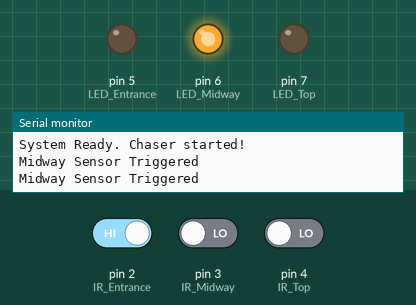
This sketch was run on a simulated Arduino Uno, built with avr-gcc and run on an emulated ATmega328P. Parts: output pins drawn as LEDs (lit = HIGH), the last lines printed to the serial monitor. Dashed ring = blinking. Inputs (shaded band) come from the test bench; at power-on: pin 2 (IR_Entrance) HIGH, pin 3 (IR_Midway) LOW, pin 4 (IR_Top) LOW. The audio player accepts every command and is not drawn.

Above: at 1.7 s.
1.8 s: pin 2 (IR_Entrance) driven LOW
At 3.0 s:
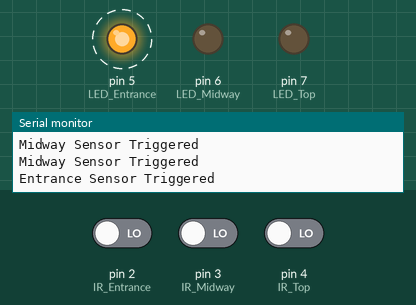
5.9 s: pin 2 (IR_Entrance) driven HIGH
At 7.5 s:
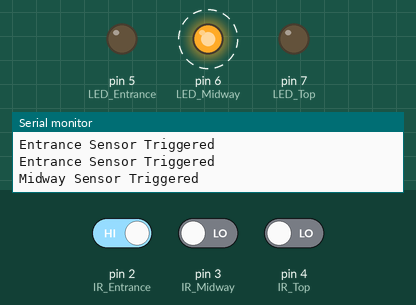
10.0 s: pin 3 (IR_Midway) driven HIGH
At 11.6 s:
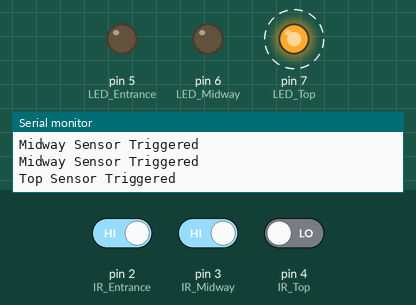
14.1 s: pin 4 (IR_Top) driven HIGH
At 15.03 s:
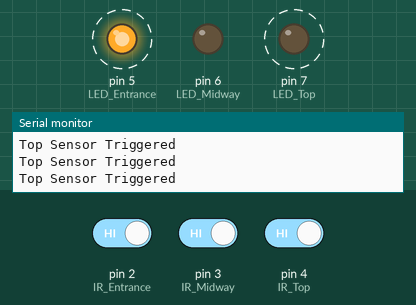
17.6 s: pin 4 (IR_Top) driven LOW
At 18.1 s:
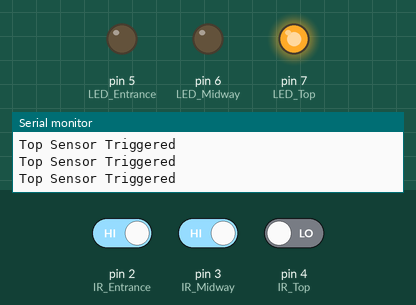
Timing chart, 0 to 22.7 s (numbered marks = the images above; inputs shaded):
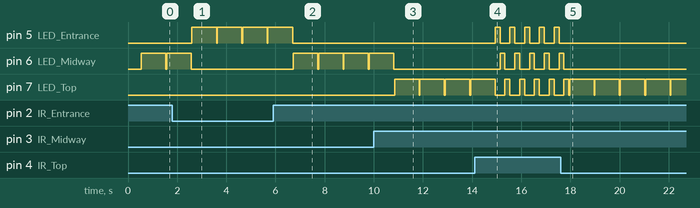

The sketch:

interactive_staircase_with_led.ino
```cpp
#include <SoftwareSerial.h>
#include <DFRobotDFPlayerMini.h>

// IR Sensor Pins
const int IR_Entrance = 2;
const int IR_Midway = 3;
const int IR_Top = 4;

// LED Pins
const int LED_Entrance = 5;
const int LED_Midway = 6;
const int LED_Top = 7;

// DFPlayer Setup
SoftwareSerial mySoftwareSerial(10, 11); // RX, TX
DFRobotDFPlayerMini myDFPlayer;

void setup() {
  Serial.begin(9600);
  mySoftwareSerial.begin(9600);

  pinMode(IR_Entrance, INPUT);
  pinMode(IR_Midway, INPUT);
  pinMode(IR_Top, INPUT);

  pinMode(LED_Entrance, OUTPUT);
  pinMode(LED_Midway, OUTPUT);
  pinMode(LED_Top, OUTPUT);

  // Initialize LEDs to OFF
  digitalWrite(LED_Entrance, LOW);
  digitalWrite(LED_Midway, LOW);
  digitalWrite(LED_Top, LOW);

  if (!myDFPlayer.begin(mySoftwareSerial)) {
    Serial.println("Unable to begin DFPlayer Mini:");
    while (true);
  }

  myDFPlayer.volume(30);  // Set max volume

  Serial.println("System Ready. Chaser started!");
}

void loop() {
  // Check if any sensor triggered
  if (digitalRead(IR_Entrance) == LOW) {
    Serial.println("Entrance Sensor Triggered");
    handleSensor(LED_Entrance, 1); // LED 5, play 0001.mp3
  }
  else if (digitalRead(IR_Midway) == LOW) {
    Serial.println("Midway Sensor Triggered");
    handleSensor(LED_Midway, 2); // LED 6, play 0002.mp3
  }
  else if (digitalRead(IR_Top) == LOW) {
    Serial.println("Top Sensor Triggered");
    handleSensor(LED_Top, 3); // LED 7, play 0003.mp3
  }
  else {
    // No sensor triggered ➔ run LED chaser
    runChaser();
  }
}

void handleSensor(int ledPin, int audioNumber) {
  // Turn off all LEDs first
  digitalWrite(LED_Entrance, LOW);
  digitalWrite(LED_Midway, LOW);
  digitalWrite(LED_Top, LOW);

  myDFPlayer.play(audioNumber); // Play selected audio
  digitalWrite(ledPin, HIGH);    // Turn ON the matching LED
  delay(1000);                   // Wait
  digitalWrite(ledPin, LOW);     // Turn OFF after action
}

void runChaser() {
  digitalWrite(LED_Entrance, HIGH);
  delay(200);
  digitalWrite(LED_Entrance, LOW);

  digitalWrite(LED_Midway, HIGH);
  delay(200);
  digitalWrite(LED_Midway, LOW);

  digitalWrite(LED_Top, HIGH);
  delay(200);
  digitalWrite(LED_Top, LOW);
}
```

Measured:
- after the input at 1.8 s, pin 5 (LED_Entrance): alternates HIGH for 1.0 s and LOW for 0.03 s, starting after 0.80 s; pin 6 (LED_Midway): goes on until 2.6 s, then stays LOW
- after the input at 5.9 s, pin 5 (LED_Entrance): goes on until 6.7 s, then stays LOW; pin 6 (LED_Midway): alternates HIGH for 1.0 s and LOW for 0.03 s, starting after 0.82 s
- after the input at 10.0 s, pin 6 (LED_Midway): goes on until 10.8 s, then stays LOW; pin 7 (LED_Top): alternates HIGH for 1.0 s and LOW for 0.03 s, starting after 0.84 s
- after the input at 14.1 s, pin 5 (LED_Entrance): alternates HIGH for 0.20 s and LOW for 0.40 s, starting after 0.83 s; pin 6 (LED_Midway): alternates HIGH for 0.20 s and LOW for 0.40 s, starting after 1.0 s; pin 7 (LED_Top): alternates HIGH for 0.20 s and LOW for 0.40 s, starting after 1.2 s
- after the input at 17.6 s, pin 5 (LED_Entrance): stops changing and stays LOW; pin 6 (LED_Midway): goes on until 17.7 s, then stays LOW
